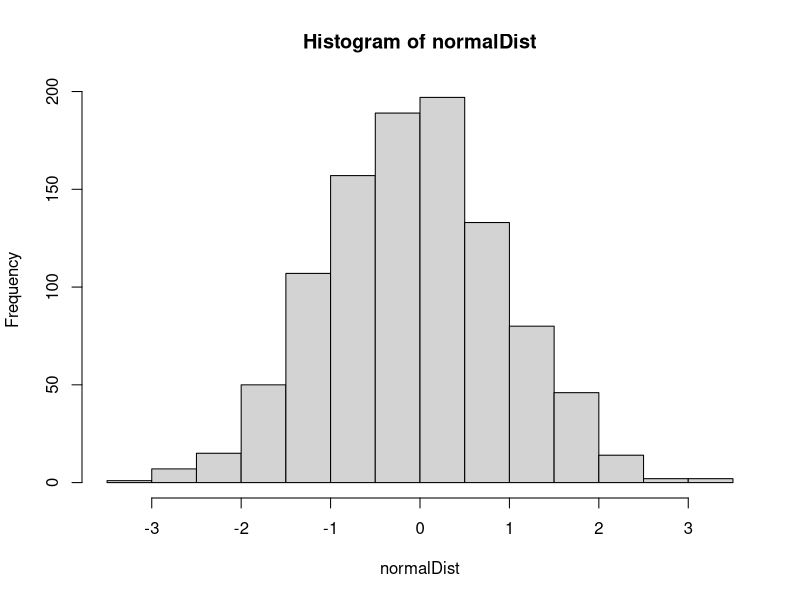
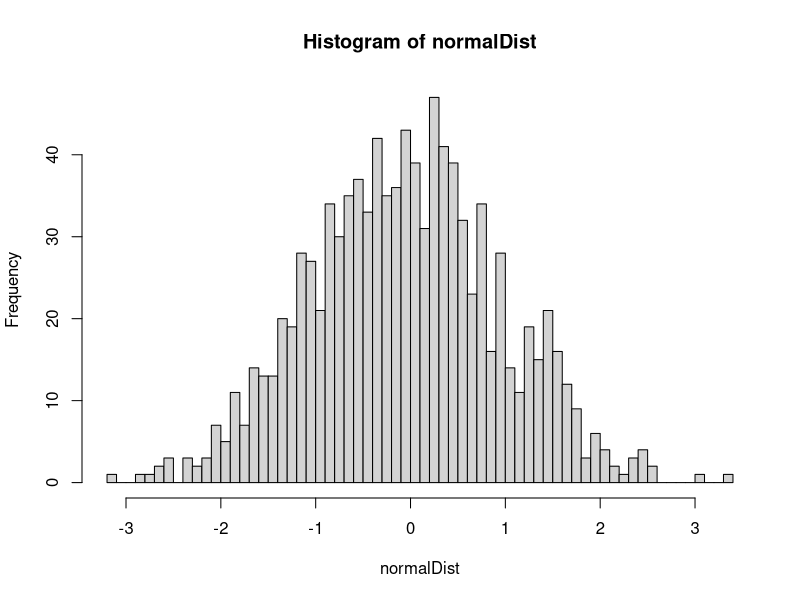
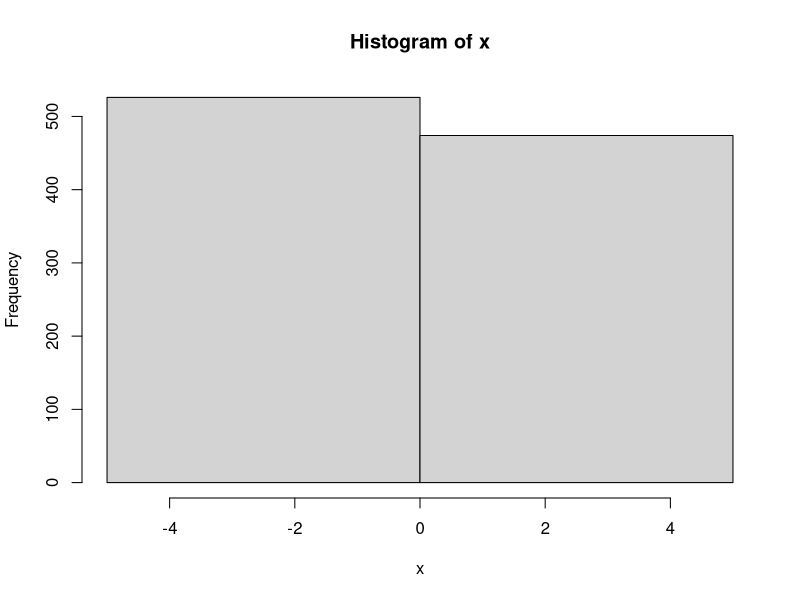
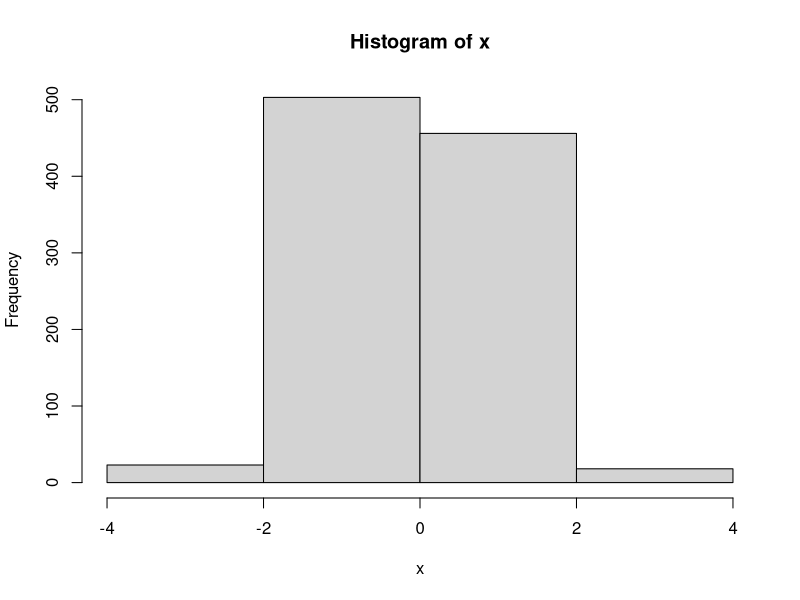
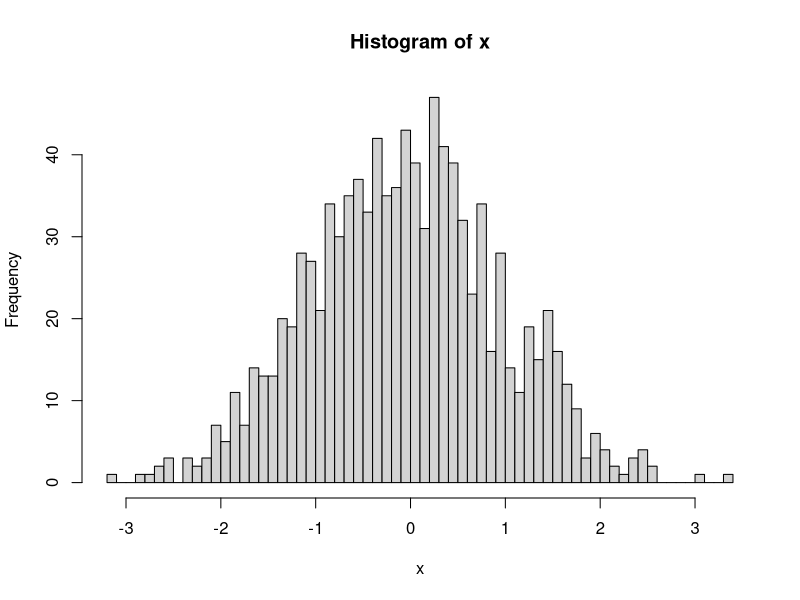

Here is the R script that generated these plots, in order:
#function

#Part  1: conditional statements and loops

#ifelse

ifelse(4>5,"Yes","No")

a<-4
b<-4
if(a<b){
  paste(b/a,"b divides a")
}

if(a>b){
  paste("b/a",b/a)
}else{
  paste("a/b",a/b)
}
  
if(a>b){
  paste("b/a",b/a)
}else if(a==b){
  "djd"
}else{
  paste("a/b",a/b)
}

i<-10
#WHILE...
while(i!=1){
  print("this is true")
  i<-i-1
}
x<-1
y<-10
while(x<y){
  print("x<y")
  x<-x+1
}

#FOR.....
result<-c()
for(i in 1:5){
  result[i]<-i^2

if(i%%2==0){#qu3 yu2
  print("i is even")
}else{
  print("i is odd")
}
}

#APPLY.....
mylist<-list()
for(i in 1:1000){
norm<-list(rnorm(10,0,1))
mylist<-c(mylist,norm)
}
#If the data is large enough, the apply can work much faster.
#Another reason is that : It is much concise to code. A single line
#much safer
listMeans<-list()
for(i in 1:length(mylist)){
  listMeans[i]<-mean(mylist[[i]])
}
head(listMeans,3)


listMeans2<-lapply(mylist,mean)
#first parameter: the object you want to iterate
#second parameter: the name of function you want to apply for each element of that list:
#We could see that we could get identical result as we got in



#SAPPLY...
listMeans2<-sapply(mylist,mean)
#It tried to return in a simplified  vector instead of


#some built-in functions we have already used in R
normalDist<-rnorm(1000,0,1)
mean(normalDist)
hist(normalDist)
hist(normalDist,breaks=50)
#a single number giving the number of cells for the histogram,

#HELLO FUNCTION...
sayHello<-function(){
  "Hello"
}
sayHello()


satHello1<-function(name){
  paste("Hello",name)
}
satHello1(13)
greet<-satHello1("Hunanese")

#function with optional arguments
expo<-function(x,power=2){
  hist(x,power)
}
expo(normalDist)
expo(normalDist,3)


#unnamed arguments

expo1<-function(x,power=2,...){
  hist(x,power,...)
}
expo1(normalDist,power=3,breaks=50)


#logical assignments
expo2<-function(x,exp=2,hist=FALSE,...){
  if(hist==TRUE){
    hist(x^exp,...)
    x^exp#return the value as well
  }else{
    x^exp#...
  }
    
}
expo2(normalDist)
expo2(normalDist,hist=FALSE)

#example
popDouble<-function(start,end){
  doubling<--1
  while(end>start){
    doubling<-doubling+1
    start<-start*2
  }
  doubling+(end/start)
}
popDouble(10000,20000)
popDouble(10000,30000)
